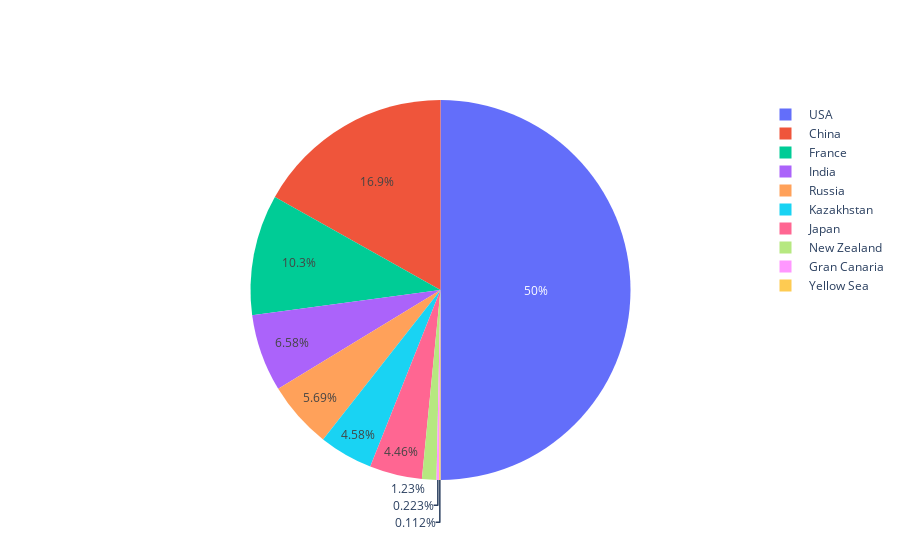

Here is the notebook cell this chart was saved with:
### Markdown cell above
Ploting a Pie chart to give idea about the successfull mission contibution by country

### Code cell
lab = SuccessCountry.index
av = SuccessCountry
#colors = ['gold','lightgreen', "pink", "blue", "skyblue", "cyan", "orange"]
figu = go.Figure(go.Pie(labels = lab , values = av))
figu.show()

### Figure 1 — Plotly figure (JSON) as saved in the notebook; plotly's stock layout.template omitted (floating-point values rounded to 4 significant figures)
{"data": [{"labels": [" USA", " China", " France", " India", " Russia", " Kazakhstan", " Japan", " New Zealand", " Gran Canaria", " Yellow Sea"], "type": "pie", "values": [448, 151, 92, 59, 51, 41, 40, 11, 2, 1]}], "layout": {}}
